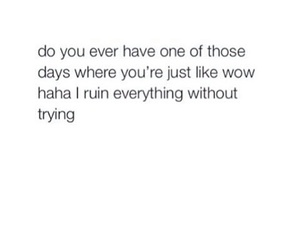
#> input picture dsa.jpg, 300 x 250 px
$ jupyter execute --allow-errors Image_To_Text.ipynb
#> lines starting #> are read from the running program, lines starting #| are printed output that depends on the picture; after the words box and inside, x2 and y2 are one past the last pixel; in counts of white or black regions, pixels touching at a corner belong together
#> further down, image is the input picture: shape (250, 300, 3); mean B, G, R 249.6, 249.5, 249.4
[cell 1]
import cv2

import pytesseract
import  numpy as np
import pyttsx3
import say
import os
from pytesseract import image_to_string
from gtts import gTTS

pytesseract.pytesseract.tesseract_cmd = 'C:\\Program Files (x86)\\Tesseract-OCR\\tesseract.exe'

engine = pyttsx3.init()
voices = engine.getProperty('voices')
engine.setProperty('rate', 130)
engine.setProperty('voice',voices[0].id)

#FUNCTION THAT GOING TO RECOGONIZE THE TEXT TO RECOGONIZE I USED PYTESSERACT
#INSTEAD OF USING THE VIDEO FILE YOU CAN USE IMAGE TO RECOGNIZE BY PASSING

def recogonize(im):
    img=cv2.cvtColor(im,cv2.COLOR_BGR2GRAY)
    (thresh, im_bw) = cv2.threshold(img, 128, 255, cv2.THRESH_BINARY | cv2.THRESH_OTSU)
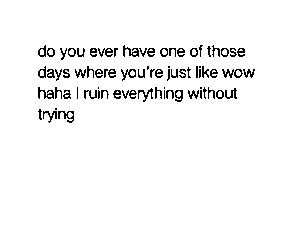
#> im_bw: shape (250, 300); 96.3% white; black in thin lines or dots, all inside (x1, y1, x2, y2) = (38, 45, 255, 123)
#> thresh = 193
    im_bw=cv2.cvtColor(im_bw,cv2.COLOR_GRAY2BGR)
    mytext=image_to_string(im_bw)
# Language in which you want to convert
    language = 'en'

    engine.say(mytext)
    engine.runAndWait()
    return mytext

[cell 2]
image=cv2.imread('dsa.jpg')
#> (the rest of this cell did not finish here and is left out)


$ run again, with blackonwhite.png saved as dsa.jpg
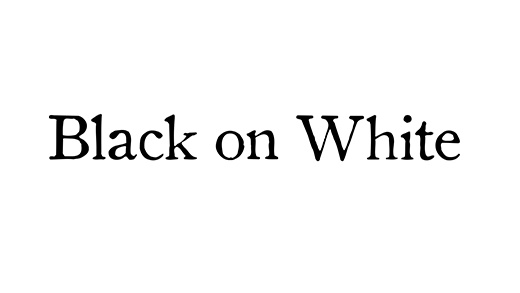
#> input picture blackonwhite.png, 520 x 293 px
#> image is the input picture: shape (293, 520, 3); min 0, max 255, mean 247.1
#> in recogonize, `(thresh, im_bw) = cv2.threshold(img, 128, 255, cv2.THRESH_BINARY | cv2..`:
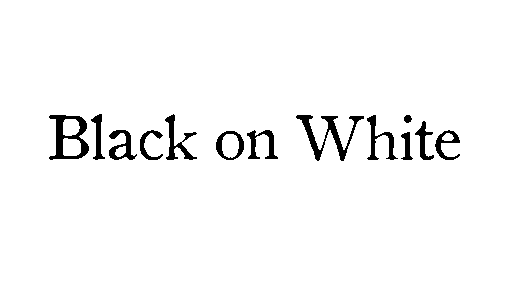
#> im_bw: shape (293, 520); 96.9% white; 13 black regions, largest, box (x1, y1, x2, y2) and area: (296, 115, 364, 161) 820, (49, 115, 89, 160) 766, (165, 114, 197, 160) 440
#> thresh = 135
